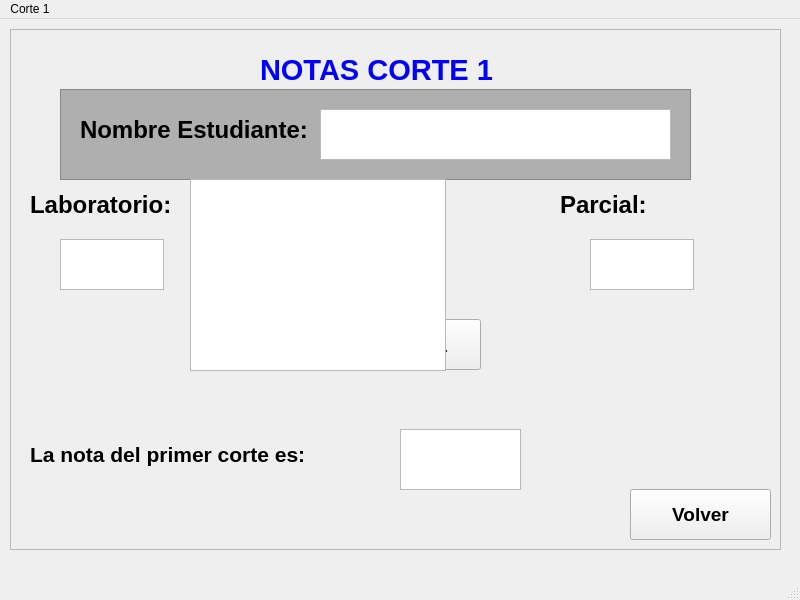
<?xml version="1.0" encoding="UTF-8"?>
<ui version="4.0">
 <class>MainWindow</class>
 <widget class="QMainWindow" name="MainWindow">
  <property name="geometry">
   <rect>
    <x>0</x>
    <y>0</y>
    <width>800</width>
    <height>600</height>
   </rect>
  </property>
  <property name="windowTitle">
   <string>MainWindow</string>
  </property>
  <widget class="QWidget" name="centralwidget">
   <widget class="QFrame" name="frame">
    <property name="geometry">
     <rect>
      <x>10</x>
      <y>10</y>
      <width>771</width>
      <height>521</height>
     </rect>
    </property>
    <property name="frameShape">
     <enum>QFrame::StyledPanel</enum>
    </property>
    <property name="frameShadow">
     <enum>QFrame::Raised</enum>
    </property>
    <widget class="QLabel" name="label">
     <property name="geometry">
      <rect>
       <x>250</x>
       <y>10</y>
       <width>301</width>
       <height>61</height>
      </rect>
     </property>
     <property name="font">
      <font>
       <family>Arial</family>
       <pointsize>22</pointsize>
       <weight>75</weight>
       <bold>true</bold>
      </font>
     </property>
     <property name="styleSheet">
      <string notr="true">color: rgb(0, 0, 255);</string>
     </property>
     <property name="text">
      <string>NOTAS CORTE 1</string>
     </property>
    </widget>
    <widget class="QLabel" name="label_2">
     <property name="geometry">
      <rect>
       <x>20</x>
       <y>160</y>
       <width>181</width>
       <height>31</height>
      </rect>
     </property>
     <property name="font">
      <font>
       <family>Arial</family>
       <pointsize>18</pointsize>
       <weight>75</weight>
       <bold>true</bold>
      </font>
     </property>
     <property name="text">
      <string>Laboratorio: </string>
     </property>
    </widget>
    <widget class="QLabel" name="label_3">
     <property name="geometry">
      <rect>
       <x>290</x>
       <y>160</y>
       <width>181</width>
       <height>31</height>
      </rect>
     </property>
     <property name="font">
      <font>
       <family>Arial</family>
       <pointsize>18</pointsize>
       <weight>75</weight>
       <bold>true</bold>
      </font>
     </property>
     <property name="text">
      <string>Proyecto:</string>
     </property>
    </widget>
    <widget class="QLabel" name="label_4">
     <property name="geometry">
      <rect>
       <x>550</x>
       <y>160</y>
       <width>181</width>
       <height>31</height>
      </rect>
     </property>
     <property name="font">
      <font>
       <family>Arial</family>
       <pointsize>18</pointsize>
       <weight>75</weight>
       <bold>true</bold>
      </font>
     </property>
     <property name="text">
      <string>Parcial:</string>
     </property>
    </widget>
    <widget class="QPlainTextEdit" name="plainTextEdit">
     <property name="geometry">
      <rect>
       <x>50</x>
       <y>210</y>
       <width>104</width>
       <height>51</height>
      </rect>
     </property>
     <property name="font">
      <font>
       <family>Arial</family>
       <pointsize>20</pointsize>
      </font>
     </property>
    </widget>
    <widget class="QPlainTextEdit" name="plainTextEdit_2">
     <property name="geometry">
      <rect>
       <x>320</x>
       <y>210</y>
       <width>104</width>
       <height>51</height>
      </rect>
     </property>
     <property name="font">
      <font>
       <family>Arial</family>
       <pointsize>20</pointsize>
      </font>
     </property>
    </widget>
    <widget class="QPlainTextEdit" name="plainTextEdit_3">
     <property name="geometry">
      <rect>
       <x>580</x>
       <y>210</y>
       <width>104</width>
       <height>51</height>
      </rect>
     </property>
     <property name="font">
      <font>
       <family>Arial</family>
       <pointsize>20</pointsize>
      </font>
     </property>
    </widget>
    <widget class="QLabel" name="label_5">
     <property name="geometry">
      <rect>
       <x>70</x>
       <y>70</y>
       <width>311</width>
       <height>61</height>
      </rect>
     </property>
     <property name="font">
      <font>
       <family>Arial</family>
       <pointsize>18</pointsize>
       <weight>75</weight>
       <bold>true</bold>
      </font>
     </property>
     <property name="text">
      <string>Nombre Estudiante: </string>
     </property>
    </widget>
    <widget class="QPlainTextEdit" name="plainTextEdit_4">
     <property name="geometry">
      <rect>
       <x>310</x>
       <y>80</y>
       <width>351</width>
       <height>51</height>
      </rect>
     </property>
     <property name="font">
      <font>
       <family>Arial</family>
       <pointsize>20</pointsize>
      </font>
     </property>
    </widget>
    <widget class="QPushButton" name="pushButton">
     <property name="geometry">
      <rect>
       <x>270</x>
       <y>290</y>
       <width>201</width>
       <height>51</height>
      </rect>
     </property>
     <property name="font">
      <font>
       <family>Arial</family>
       <pointsize>16</pointsize>
       <weight>75</weight>
       <bold>true</bold>
      </font>
     </property>
     <property name="text">
      <string>Calcular nota</string>
     </property>
    </widget>
    <widget class="QLabel" name="label_6">
     <property name="geometry">
      <rect>
       <x>20</x>
       <y>390</y>
       <width>381</width>
       <height>71</height>
      </rect>
     </property>
     <property name="font">
      <font>
       <family>Arial</family>
       <pointsize>16</pointsize>
       <weight>75</weight>
       <bold>true</bold>
      </font>
     </property>
     <property name="text">
      <string>La nota del primer corte es: </string>
     </property>
    </widget>
    <widget class="QTextBrowser" name="textBrowser">
     <property name="geometry">
      <rect>
       <x>390</x>
       <y>400</y>
       <width>121</width>
       <height>61</height>
      </rect>
     </property>
    </widget>
    <widget class="QPushButton" name="pushButton_2">
     <property name="geometry">
      <rect>
       <x>620</x>
       <y>460</y>
       <width>141</width>
       <height>51</height>
      </rect>
     </property>
     <property name="font">
      <font>
       <family>Arial</family>
       <pointsize>14</pointsize>
       <weight>75</weight>
       <bold>true</bold>
      </font>
     </property>
     <property name="text">
      <string>Volver</string>
     </property>
    </widget>
    <widget class="QFrame" name="frame_2">
     <property name="geometry">
      <rect>
       <x>50</x>
       <y>60</y>
       <width>631</width>
       <height>91</height>
      </rect>
     </property>
     <property name="styleSheet">
      <string notr="true">background-color: rgb(175, 175, 175);</string>
     </property>
     <property name="frameShape">
      <enum>QFrame::StyledPanel</enum>
     </property>
     <property name="frameShadow">
      <enum>QFrame::Raised</enum>
     </property>
    </widget>
    <widget class="QTableWidget" name="tableWidget">
     <property name="geometry">
      <rect>
       <x>180</x>
       <y>150</y>
       <width>256</width>
       <height>192</height>
      </rect>
     </property>
    </widget>
    <zorder>frame_2</zorder>
    <zorder>label</zorder>
    <zorder>label_2</zorder>
    <zorder>label_3</zorder>
    <zorder>label_4</zorder>
    <zorder>plainTextEdit</zorder>
    <zorder>plainTextEdit_2</zorder>
    <zorder>plainTextEdit_3</zorder>
    <zorder>label_5</zorder>
    <zorder>plainTextEdit_4</zorder>
    <zorder>pushButton</zorder>
    <zorder>label_6</zorder>
    <zorder>textBrowser</zorder>
    <zorder>pushButton_2</zorder>
    <zorder>tableWidget</zorder>
   </widget>
  </widget>
  <widget class="QMenuBar" name="menubar">
   <property name="geometry">
    <rect>
     <x>0</x>
     <y>0</y>
     <width>800</width>
     <height>21</height>
    </rect>
   </property>
   <widget class="QMenu" name="menuCorte_1">
    <property name="title">
     <string>Corte 1</string>
    </property>
   </widget>
   <addaction name="menuCorte_1"/>
  </widget>
  <widget class="QStatusBar" name="statusbar"/>
 </widget>
 <resources/>
 <connections/>
</ui>
